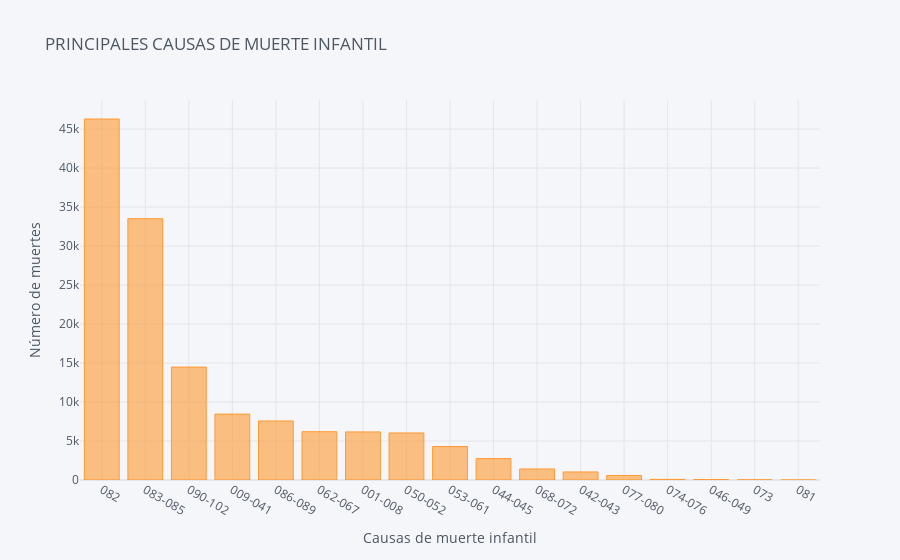

Source (notebook cell):
### Markdown cell above
# PRINCIPALES CAUSAS DE MUERTE INFANTIL

### Code cell
children_5.iplot(kind='bar',
                  x='cause_code',
                y='Total',
                  xTitle='Causas de muerte infantil',
                  yTitle='Número de muertes',
                  title='PRINCIPALES CAUSAS DE MUERTE INFANTIL')

### Figure 1 — Plotly figure (JSON) as saved in the notebook; plotly's stock layout.template omitted (floating-point values rounded to 4 significant figures)
{"data": [{"marker": {"color": "rgba(255, 153, 51, 0.6)", "line": {"color": "rgba(255, 153, 51, 1.0)", "width": 1}}, "name": "Total", "orientation": "v", "text": "", "type": "bar", "x": ["082", "083-085", "090-102", "009-041", "086-089", "062-067", "001-008", "050-052", "053-061", "044-045", "068-072", "042-043", "077-080", "074-076", "046-049", "073", "081"], "y": [46296, 33509, 14482, 8454, 7573, 6194, 6167, 6032, 4293, 2744, 1419, 1033, 580, 79, 53, 24, 0]}], "layout": {"legend": {"bgcolor": "#F5F6F9", "font": {"color": "#4D5663"}}, "paper_bgcolor": "#F5F6F9", "plot_bgcolor": "#F5F6F9", "title": {"font": {"color": "#4D5663"}, "text": "PRINCIPALES CAUSAS DE MUERTE INFANTIL"}, "xaxis": {"gridcolor": "#E1E5ED", "showgrid": true, "tickfont": {"color": "#4D5663"}, "title": {"font": {"color": "#4D5663"}, "text": "Causas de muerte infantil"}, "zerolinecolor": "#E1E5ED"}, "yaxis": {"gridcolor": "#E1E5ED", "showgrid": true, "tickfont": {"color": "#4D5663"}, "title": {"font": {"color": "#4D5663"}, "text": "Número de muertes"}, "zerolinecolor": "#E1E5ED"}}}
